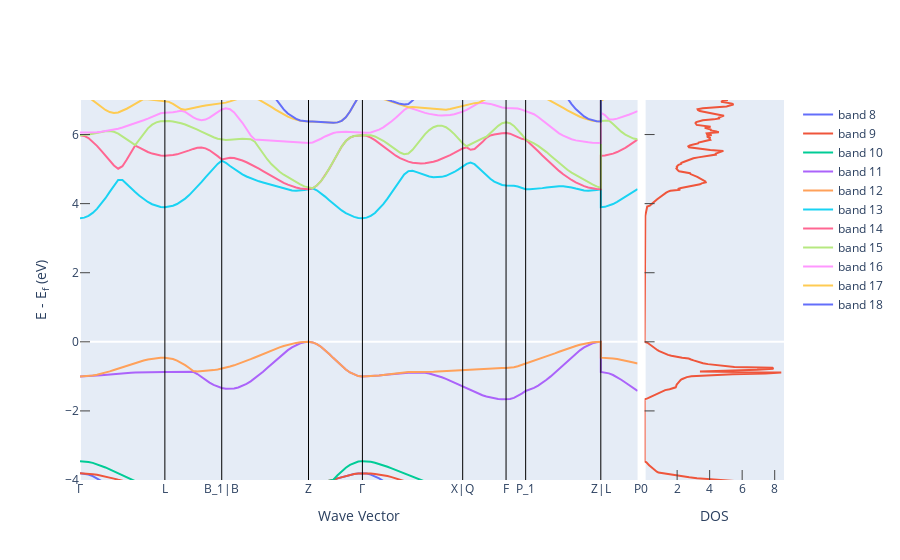

Source (notebook cell):
### Markdown cell above
## Détermination de la bande interdite

### Code cell
print("Structure des bandes électroniques")
fig_el_bs_and_dos = get_plot_bs_and_dos(el_bs, el_dos, plot_range=[-4,7])
band_gap = el_bs.get_band_gap()
fig_el_bs_and_dos.show()
print(band_gap)

### Figure 1 — Plotly figure (JSON) as saved in the notebook; plotly's stock layout.template omitted (floating-point values rounded to 4 significant figures; data arrays with more than 128 entries replaced by an {"elided": "..."} marker saying what was removed)
{"data": [{"mode": "lines", "name": "band 8", "type": "scatter", "x": {"elided": "144 float values"}, "xaxis": "x", "y": {"elided": "144 float values"}, "yaxis": "y"}, {"mode": "lines", "name": "band 9", "type": "scatter", "x": {"elided": "144 float values"}, "xaxis": "x", "y": {"elided": "144 float values"}, "yaxis": "y"}, {"mode": "lines", "name": "band 10", "type": "scatter", "x": {"elided": "144 float values"}, "xaxis": "x", "y": {"elided": "144 float values"}, "yaxis": "y"}, {"mode": "lines", "name": "band 11", "type": "scatter", "x": {"elided": "144 float values"}, "xaxis": "x", "y": {"elided": "144 float values"}, "yaxis": "y"}, {"mode": "lines", "name": "band 12", "type": "scatter", "x": {"elided": "144 float values"}, "xaxis": "x", "y": {"elided": "144 float values"}, "yaxis": "y"}, {"mode": "lines", "name": "band 13", "type": "scatter", "x": {"elided": "144 float values"}, "xaxis": "x", "y": {"elided": "144 float values"}, "yaxis": "y"}, {"mode": "lines", "name": "band 14", "type": "scatter", "x": {"elided": "144 float values"}, "xaxis": "x", "y": {"elided": "144 float values"}, "yaxis": "y"}, {"mode": "lines", "name": "band 15", "type": "scatter", "x": {"elided": "144 float values"}, "xaxis": "x", "y": {"elided": "144 float values"}, "yaxis": "y"}, {"mode": "lines", "name": "band 16", "type": "scatter", "x": {"elided": "144 float values"}, "xaxis": "x", "y": {"elided": "144 float values"}, "yaxis": "y"}, {"mode": "lines", "name": "band 17", "type": "scatter", "x": {"elided": "144 float values"}, "xaxis": "x", "y": {"elided": "144 float values"}, "yaxis": "y"}, {"mode": "lines", "name": "band 18", "type": "scatter", "x": {"elided": "144 float values"}, "xaxis": "x", "y": {"elided": "144 float values"}, "yaxis": "y"}, {"mode": "lines", "showlegend": false, "type": "scatter", "x": {"elided": "2001 float values"}, "xaxis": "x2", "y": {"elided": "2001 float values"}, "yaxis": "y2"}], "layout": {"shapes": [{"line": {"color": "black", "width": 1}, "type": "line", "x0": 0.9975, "x1": 0.9975, "xref": "x", "y0": 0, "y1": 1, "yref": "y domain"}, {"line": {"color": "black", "width": 1}, "type": "line", "x0": 1.666, "x1": 1.666, "xref": "x", "y0": 0, "y1": 1, "yref": "y domain"}, {"line": {"color": "black", "width": 1}, "type": "line", "x0": 2.686, "x1": 2.686, "xref": "x", "y0": 0, "y1": 1, "yref": "y domain"}, {"line": {"color": "black", "width": 1}, "type": "line", "x0": 3.32, "x1": 3.32, "xref": "x", "y0": 0, "y1": 1, "yref": "y domain"}, {"line": {"color": "black", "width": 1}, "type": "line", "x0": 4.498, "x1": 4.498, "xref": "x", "y0": 0, "y1": 1, "yref": "y domain"}, {"line": {"color": "black", "width": 1}, "type": "line", "x0": 5.008, "x1": 5.008, "xref": "x", "y0": 0, "y1": 1, "yref": "y domain"}, {"line": {"color": "black", "width": 1}, "type": "line", "x0": 5.238, "x1": 5.238, "xref": "x", "y0": 0, "y1": 1, "yref": "y domain"}, {"line": {"color": "black", "width": 1}, "type": "line", "x0": 6.121, "x1": 6.121, "xref": "x", "y0": 0, "y1": 1, "yref": "y domain"}], "xaxis": {"anchor": "y", "domain": [0, 0.792], "mirror": true, "showgrid": false, "ticklen": 0, "ticks": "inside", "ticktext": ["Γ", "L", "B_1|B", "Z", "Γ", "X|Q", "F", "P_1", "Z|L", "P"], "tickvals": [0, 0.9975, 1.666, 2.686, 3.32, 4.498, 5.008, 5.238, 6.121, 6.554], "title": {"text": "Wave Vector"}}, "xaxis2": {"anchor": "y2", "domain": [0.802, 1], "mirror": true, "range": [0, 8.573], "showgrid": false, "ticklen": 10, "ticks": "inside", "title": {"text": "DOS"}}, "yaxis": {"anchor": "x", "domain": [0, 1], "mirror": true, "range": [-4, 7], "showgrid": false, "ticklen": 10, "ticks": "inside", "title": {"text": "E - E<sub>f</sub> (eV)"}}, "yaxis2": {"anchor": "x2", "domain": [0, 1], "matches": "y", "mirror": true, "showgrid": false, "showticklabels": false, "ticklen": 10, "ticks": "inside"}}}
